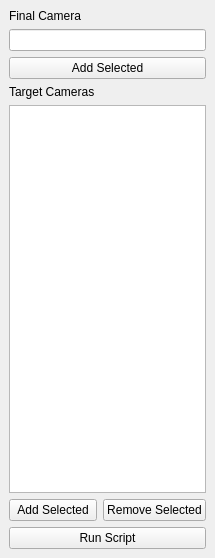
<?xml version="1.0" encoding="UTF-8"?>
<ui version="4.0">
 <class>MainWindow</class>
 <widget class="QMainWindow" name="MainWindow">
  <property name="geometry">
   <rect>
    <x>0</x>
    <y>0</y>
    <width>215</width>
    <height>558</height>
   </rect>
  </property>
  <property name="windowTitle">
   <string>MainWindow</string>
  </property>
  <widget class="QWidget" name="centralwidget">
   <layout class="QVBoxLayout" name="verticalLayout">
    <item>
     <widget class="QLabel" name="originalLabel">
      <property name="text">
       <string>Final Camera</string>
      </property>
     </widget>
    </item>
    <item>
     <widget class="QLineEdit" name="finalCamInput">
      <property name="minimumSize">
       <size>
        <width>197</width>
        <height>0</height>
       </size>
      </property>
      <property name="readOnly">
       <bool>true</bool>
      </property>
     </widget>
    </item>
    <item>
     <widget class="QPushButton" name="finalButton">
      <property name="text">
       <string>Add Selected</string>
      </property>
     </widget>
    </item>
    <item>
     <widget class="QLabel" name="blendLabel">
      <property name="text">
       <string>Target Cameras</string>
      </property>
     </widget>
    </item>
    <item>
     <widget class="QListWidget" name="CamList"/>
    </item>
    <item>
     <layout class="QHBoxLayout" name="horizontalLayout_7">
      <item>
       <widget class="QPushButton" name="addButton">
        <property name="text">
         <string>Add Selected</string>
        </property>
       </widget>
      </item>
      <item>
       <widget class="QPushButton" name="delButton">
        <property name="text">
         <string>Remove Selected</string>
        </property>
       </widget>
      </item>
     </layout>
    </item>
    <item>
     <widget class="QPushButton" name="runButton">
      <property name="text">
       <string>Run Script</string>
      </property>
     </widget>
    </item>
   </layout>
  </widget>
 </widget>
 <resources/>
 <connections/>
</ui>
